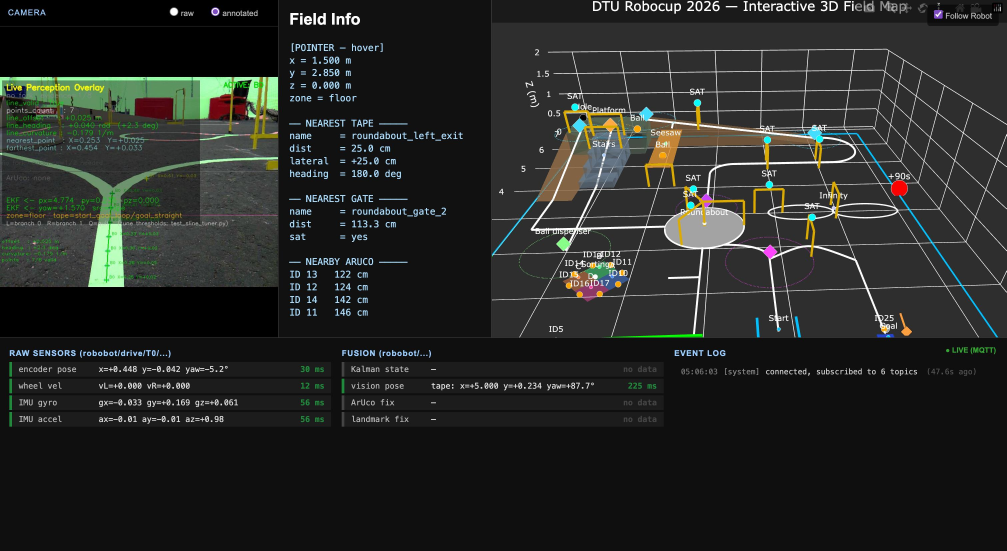
#> input picture elif_WhatsApp Image 2026-04-28 at 05.07.15.jpeg, 3020 x 1652 px (shown at 1/3 size)
$ python calibrate_hole.py '../elif_WhatsApp Image 2026-04-28 at 05.07.15.jpeg'
#> lines starting #> are read from the running program, lines starting #| are printed output that depends on the picture; after the words box and inside, x2 and y2 are one past the last pixel; in counts of white or black regions, pixels touching at a corner belong together
#!/usr/bin/env python3

# Offline calibration utility for shole.py (golf hole detection).
# Uses Canny edge detection + ellipse fitting — no colour filtering,
# so results are robust across lighting changes and white-balance shifts.
#
# Two modes:
#   Capture mode  — connect to robot stream, grab a single raw frame, save it,
#                   then drop into calibration mode on that frame.
#   Offline mode  — load a previously saved frame and calibrate immediately.
#
# Usage:
#   python3 calibrate_hole.py <robot-ip>          # capture + calibrate
#   python3 calibrate_hole.py <path-to-image>     # offline calibration only
#
# Windows:
#   "Source + detection"  — original frame with fitted ellipse drawn on top
#   "Canny edges"         — edge image used for detection
#   "Controls"            — trackbars
#
# Keys:
#   s  — print final parameter values to copy into shole.py
#   q  — quit

import sys
import os
import cv2 as cv
import numpy as np
from datetime import datetime

sys.path.insert(0, os.path.dirname(os.path.abspath(__file__)))
from shole import hole as _hole


WINDOW_SRC   = "Source + detection  (s=save values  q=quit)"
WINDOW_EDGES = "Canny edges"
WINDOW_CTRL  = "Controls"


def nothing(_):
    pass


def build_controls(blur, canny_lo, canny_hi, min_area, max_area,
                   max_aspect_x10, min_circ_x100, roi_pct):
    cv.namedWindow(WINDOW_CTRL, cv.WINDOW_NORMAL)
    cv.resizeWindow(WINDOW_CTRL, 440, 460)
    cv.createTrackbar("Blur (odd)",          WINDOW_CTRL, blur,           15,   nothing)
    cv.createTrackbar("Canny low",           WINDOW_CTRL, canny_lo,       300,  nothing)
    cv.createTrackbar("Canny high",          WINDOW_CTRL, canny_hi,       300,  nothing)
    cv.createTrackbar("Min area (px^2)",     WINDOW_CTRL, min_area,       5000, nothing)
    cv.createTrackbar("Max area (x100px^2)", WINDOW_CTRL, max_area,       1000, nothing)
    cv.createTrackbar("Max aspect (x10)",    WINDOW_CTRL, max_aspect_x10, 100,  nothing)
    cv.createTrackbar("Min circ (x100)",     WINDOW_CTRL, min_circ_x100,  100,  nothing)
    cv.createTrackbar("ROI % from bottom",   WINDOW_CTRL, roi_pct,        100,  nothing)


def read_controls():
    blur_raw      = cv.getTrackbarPos("Blur (odd)",          WINDOW_CTRL)
    blur          = max(blur_raw | 1, 1)          # force odd, minimum 1
    canny_lo      = cv.getTrackbarPos("Canny low",           WINDOW_CTRL)
    canny_hi      = cv.getTrackbarPos("Canny high",          WINDOW_CTRL)
    min_area      = cv.getTrackbarPos("Min area (px^2)",     WINDOW_CTRL)
    max_area_x100 = max(cv.getTrackbarPos("Max area (x100px^2)", WINDOW_CTRL), 1)
    aspect_x10    = max(cv.getTrackbarPos("Max aspect (x10)",    WINDOW_CTRL), 10)
    circ_x100     = cv.getTrackbarPos("Min circ (x100)",    WINDOW_CTRL)
    roi_pct       = max(cv.getTrackbarPos("ROI % from bottom", WINDOW_CTRL), 1)
    return (blur, canny_lo, canny_hi, min_area, max_area_x100 * 100,
            aspect_x10 / 10.0, circ_x100 / 100.0, roi_pct / 100.0)


def detect_and_draw(img, blur, canny_lo, canny_hi, min_area, max_area,
                    max_aspect, min_circularity, roi_fraction):
    h, w = img.shape[:2]
    roi_y = int(h * (1.0 - roi_fraction))
    roi   = img[roi_y:, :]

    # Edge map: grayscale → blur → Canny → close gaps in the ellipse boundary
    gray    = cv.cvtColor(roi, cv.COLOR_BGR2GRAY)
    blurred = cv.GaussianBlur(gray, (blur, blur), 0)
    edges   = cv.Canny(blurred, canny_lo, canny_hi)
    kernel  = cv.getStructuringElement(cv.MORPH_ELLIPSE, (5, 5))
    closed  = cv.morphologyEx(edges, cv.MORPH_CLOSE, kernel, iterations=2)

    contours, _ = cv.findContours(closed, cv.RETR_EXTERNAL, cv.CHAIN_APPROX_SIMPLE)

    overlay      = img.copy()
    best_score   = -1.0
    best_ellipse = None
    grey         = (160, 160, 160)

    for cnt in contours:
        area = cv.contourArea(cnt)
        if area < min_area or area > max_area:
            continue
        if len(cnt) < 5:
            continue
        perimeter = cv.arcLength(cnt, closed=True)
        if perimeter == 0:
            continue
        circularity = (4 * np.pi * area) / (perimeter * perimeter)
        if circularity < min_circularity:
            continue
        ellipse = cv.fitEllipse(cnt)
        (ex, ey), (d1, d2), ang = ellipse
        minor_r = min(d1, d2) / 2.0
        major_r = max(d1, d2) / 2.0
        if minor_r == 0 or (major_r / minor_r) > max_aspect:
            continue
        center = (int(ex), int(ey) + roi_y)
        axes   = (int(minor_r), int(major_r))
        # Draw all passing candidates in dim grey
        cv.ellipse(overlay, center, axes, ang, 0, 360, (80, 80, 80), 1)
        cv.putText(overlay, f"{circularity:.2f}", (center[0] + int(major_r) + 2, center[1]),
                   cv.FONT_HERSHEY_PLAIN, 0.9, (80, 80, 80), 1)
        if circularity > best_score:
            best_score   = circularity
            best_ellipse = (ellipse, roi_y)

    cv.line(overlay, (0, roi_y), (w, roi_y), (60, 60, 60), 1)
    cv.line(overlay, (w // 2, 0), (w // 2, h), (180, 180, 180), 1)

    if best_ellipse is not None:
        ellipse, offset = best_ellipse
        (ex, ey), (d1, d2), ang = ellipse
        minor_r = int(min(d1, d2) / 2.0)
        major_r = int(max(d1, d2) / 2.0)
        cx = int(ex)
        cy = int(ey) + offset
        cv.ellipse(overlay, (cx, cy), (minor_r, major_r), ang, 0, 360, grey, 2)
        cv.circle(overlay, (cx, cy), 3, grey, -1)
        avg_r = (minor_r + major_r) // 2
        err   = (cx - w / 2.0) / (w / 2.0)
        label = (f"Hole: r={avg_r}px  err={err:+.2f}  "
                 f"aspect={major_r/max(minor_r,1):.1f}  circ={best_score:.2f}")
        cv.putText(overlay, label, (cx + major_r + 4, cy),
                   cv.FONT_HERSHEY_PLAIN, 1.1, grey, 2)
    else:
        cv.putText(overlay, "No hole detected", (10, 50),
                   cv.FONT_HERSHEY_PLAIN, 1.4, (0, 0, 200), 2)

    # Pad Canny edges back to full frame height for display
    pad_top = roi_y
    edges3  = cv.cvtColor(closed, cv.COLOR_GRAY2BGR)
    black   = np.zeros((pad_top, w, 3), dtype=np.uint8)
    debug   = np.vstack([black, edges3])

    return overlay, debug, best_ellipse is not None


# [32 lines left out: functions print_values, capture_frame, not called in this run]


def calibrate(img):
    h, w = img.shape[:2]
    print(f"% Image resolution: {w}x{h} (no resize — thresholds match shole.py directly)")

    # Seed trackbars from the current values in shole.py
    build_controls(
        blur=_hole.blur_size,
        canny_lo=_hole.canny_lo,
        canny_hi=_hole.canny_hi,
        min_area=_hole.min_area,
        max_area=_hole.max_area // 100,
        max_aspect_x10=int(_hole.max_aspect_ratio * 10),
        min_circ_x100=int(_hole.min_circularity * 100),
        roi_pct=int(_hole.roi_fraction * 100),
    )

    print("Canny edges window shows what the detector sees.")
    print("  Step 1 — raise Canny high until the hole boundary appears as a clear arc.")
    print("  Step 2 — tune Canny low (usually ~1/3 of high) to fill in weak edges.")
    print("  Step 3 — adjust Blur to smooth noise without erasing the hole edge.")
    print("  Step 4 — tune Min/Max area to isolate the hole blob size.")
    print("  Step 5 — raise Max aspect if the ellipse is being rejected as too elongated.")
    print("  Step 6 — raise Min circ to reject non-ellipse-shaped noise, if needed.")
    print("  s = print values  |  q = quit")

    while True:
        (blur, canny_lo, canny_hi,
         min_area, max_area,
         max_aspect, min_circ, roi_frac) = read_controls()

        overlay, debug, _ = detect_and_draw(img, blur, canny_lo, canny_hi,
                                            min_area, max_area,
                                            max_aspect, min_circ, roi_frac)

        cv.imshow(WINDOW_SRC,   overlay)
        cv.imshow(WINDOW_EDGES, debug)

        key = cv.waitKey(30) & 0xFF
        if key == ord('q'):
            break
        if key == ord('s'):
            print_values(blur, canny_lo, canny_hi, min_area, max_area,
                         max_aspect, min_circ, roi_frac)

    cv.destroyAllWindows()


# [84 lines left out: functions load_images_from_dir, calibrate_batch, not called in this run]


def main():
    if len(sys.argv) < 2:
        print("Usage:")
        print("  python3 calibrate_hole.py <robot-ip>      # capture frame then calibrate")
        print("  python3 calibrate_hole.py <image-file>    # calibrate from saved image")
        print("  python3 calibrate_hole.py <directory>     # batch calibrate across all images")
        sys.exit(1)

    arg = sys.argv[1]
    if os.path.isdir(arg):
        named_images = load_images_from_dir(arg)
        if not named_images:
            print(f"% Error: no images found in '{arg}'")
            sys.exit(1)
        calibrate_batch(named_images)
    elif os.path.isfile(arg):
        img = cv.imread(arg)
#> img is the input picture: shape (1652, 3020, 3); mean B, G, R 38.1, 40.6, 38.7
        if img is None:
            print(f"% Error: could not read '{arg}'")
            sys.exit(1)
        print(f"% Loaded image: {arg}")
        calibrate(img)
#| % Image resolution: 3020x1652 (no resize — thresholds match shole.py directly)
#> in detect_and_draw, `roi   = img[roi_y:, :]`:
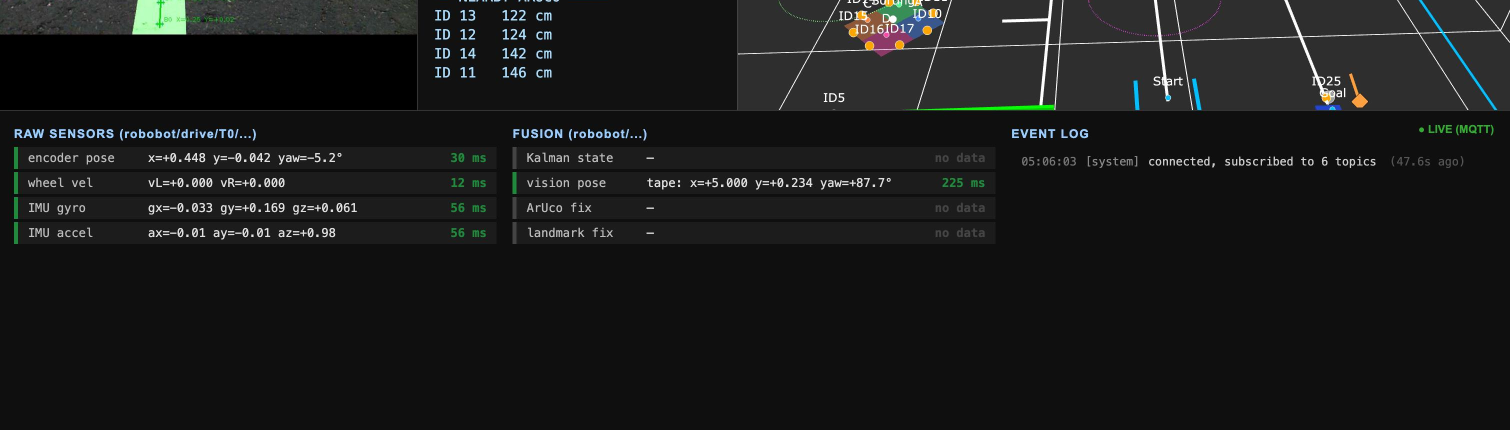
#> roi: shape (860, 3020, 3) (shown at 1/2 size); mean B, G, R 25.6, 26, 25.1
#> in detect_and_draw, `edges   = cv.Canny(blurred, canny_lo, canny_hi)`:
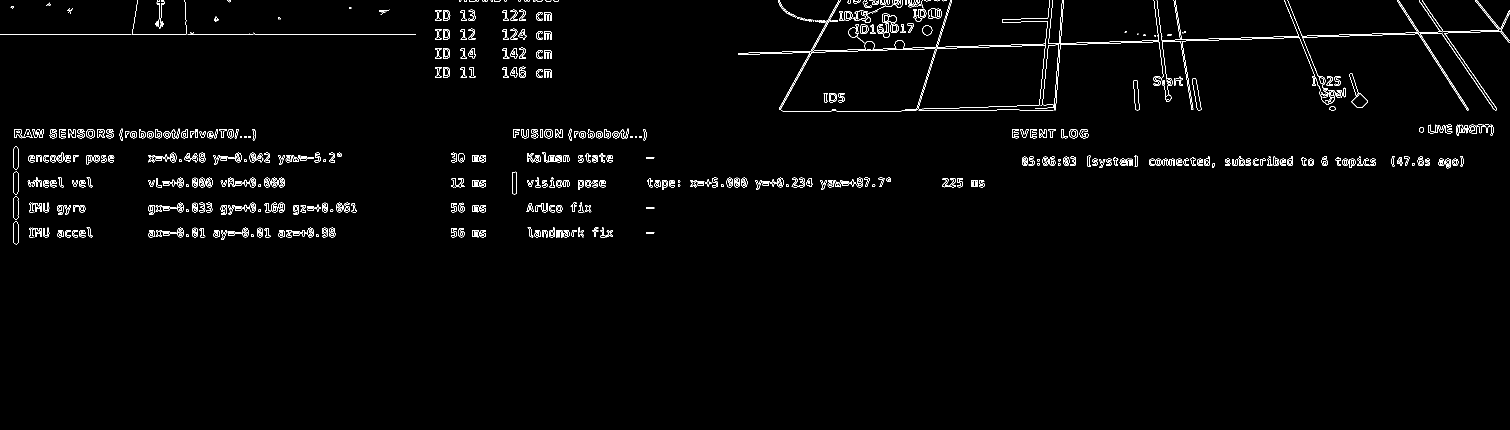
#> edges: shape (860, 3020) (shown at 1/2 size); 1.6% white in thin lines or dots, all inside (x1, y1, x2, y2) = (0, 0, 3020, 489)
#> in detect_and_draw, `closed  = cv.morphologyEx(edges, cv.MORPH_CLOSE, kernel, iterations=2)`:
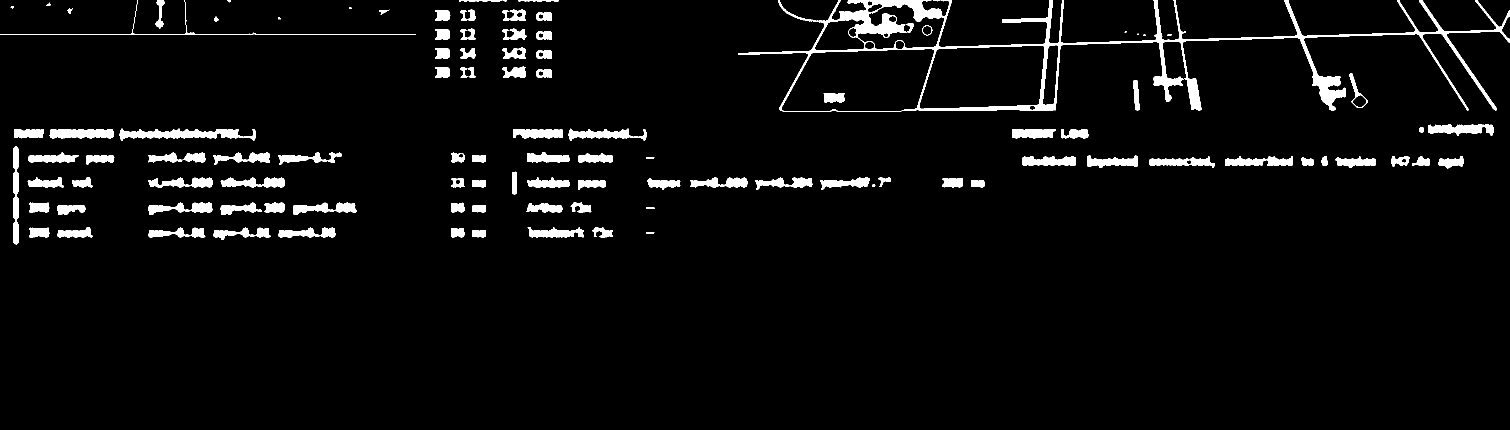
#> closed: shape (860, 3020) (shown at 1/2 size); 4.2% white; 109 white regions (8 under 20 px)
#> in detect_and_draw, `contours, _ = cv.findContours(closed, cv.RETR_EXTERNAL, cv.CHAIN_APPRO..`: contours = 106 contours, 12 with area under 20; largest, box (x1, y1, x2, y2) and area: (1476, 0, 3020, 223) 104452, (239, 257, 512, 282) 3201, (99, 258, 227, 277) 2010, (2857, 249, 2988, 271) 1796, (1137, 257, 1293, 282) 1688
#> the loop in detect_and_draw, `for cnt in contours:` made 106 passes
#> (area, perimeter, circularity, ex, ey, d1, d2, ang) on passes 10, 26: (624, 128.1, 0.478, 76.73, 464.3, 18.5, 60.29, 89.68), (631, 123.6, 0.519, 1904.8, 365.1, 18.23, 52.75, 89.57)
#> (area, perimeter, circularity, ex, ey, d1, d2, ang) on passes 5, 6, 7, 8, 9, 13: (1358.5, 309, 0.179, 1108.6, 465.6, 17.66, 139.4, 90.15), (1297.5, 303.7, 0.177, 634.6, 464.8, 16.4, 169.6, 88.32), (1155.5, 315.4, 0.146, 487.9, 466, 18.67, 135.1, 87.15), (1129, 307.1, 0.15, 372.9, 464.8, 16.5, 161.2, 88.6), (856.5, 185.6, 0.312, 161.4, 465.9, 15.17, 108.5, 87.61), (736, 158.2, 0.369, 136.5, 418.7, 17.71, 65.09, 85.7)
#> after the loop in detect_and_draw, `for cnt in contours:`: best_score = 0.519
#> in detect_and_draw, `ellipse, offset = best_ellipse`: ellipse = ((1904.8, 365.1), (18.23, 52.75), 89.57); offset = 792
#> in detect_and_draw, `(ex, ey), (d1, d2), ang = ellipse`: ex = 1904.8; ey = 365.1; d1 = 18.23; d2 = 52.75; ang = 89.57
#> in detect_and_draw, `minor_r = int(min(d1, d2) / 2.0)`: minor_r = 9
#> in detect_and_draw, `major_r = int(max(d1, d2) / 2.0)`: major_r = 26
#> in detect_and_draw, `cx = int(ex)`: cx = 1904
#> in detect_and_draw, `cy = int(ey) + offset`: cy = 1157
#> in detect_and_draw, `avg_r = (minor_r + major_r) // 2`: avg_r = 17
#> in detect_and_draw, `err   = (cx - w / 2.0) / (w / 2.0)`: err = 0.261
#> in detect_and_draw, `edges3  = cv.cvtColor(closed, cv.COLOR_GRAY2BGR)`: edges3: shape (860, 3020, 3); 4.2% white; 109 white regions (8 under 20 px), largest, box (x1, y1, x2, y2) and area: (1476, 0, 3020, 223) 31093, (239, 257, 512, 282) 3525, (99, 258, 227, 277) 2150
#> in detect_and_draw, `debug   = np.vstack([black, edges3])`:
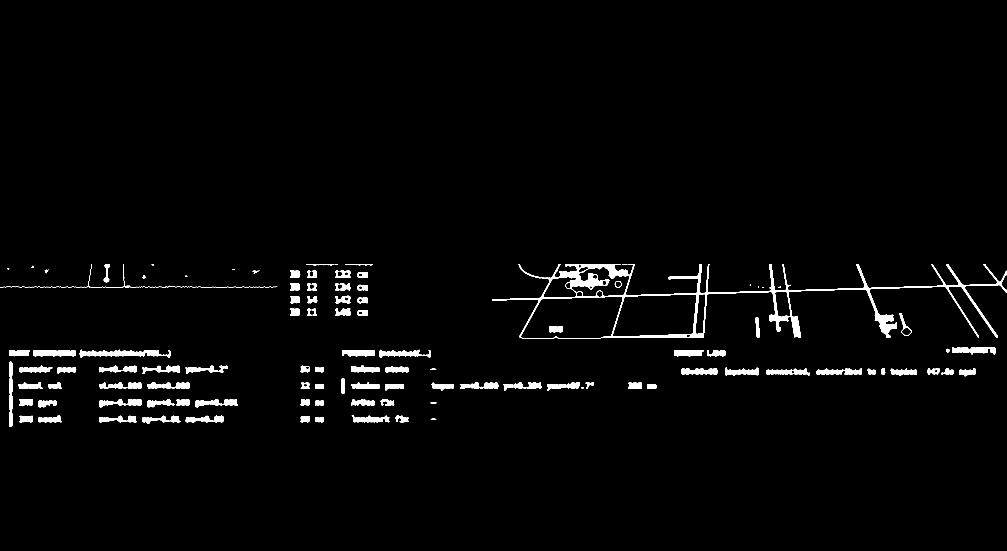
#> debug: shape (1652, 3020, 3) (shown at 1/3 size); 2.2% white; 109 white regions (8 under 20 px), largest, box (x1, y1, x2, y2) and area: (1476, 792, 3020, 1015) 31093, (239, 1049, 512, 1074) 3525, (99, 1050, 227, 1069) 2150
#> (key q is pressed here)
    else:
        calibrate(capture_frame(arg))


if __name__ == "__main__":
    main()
